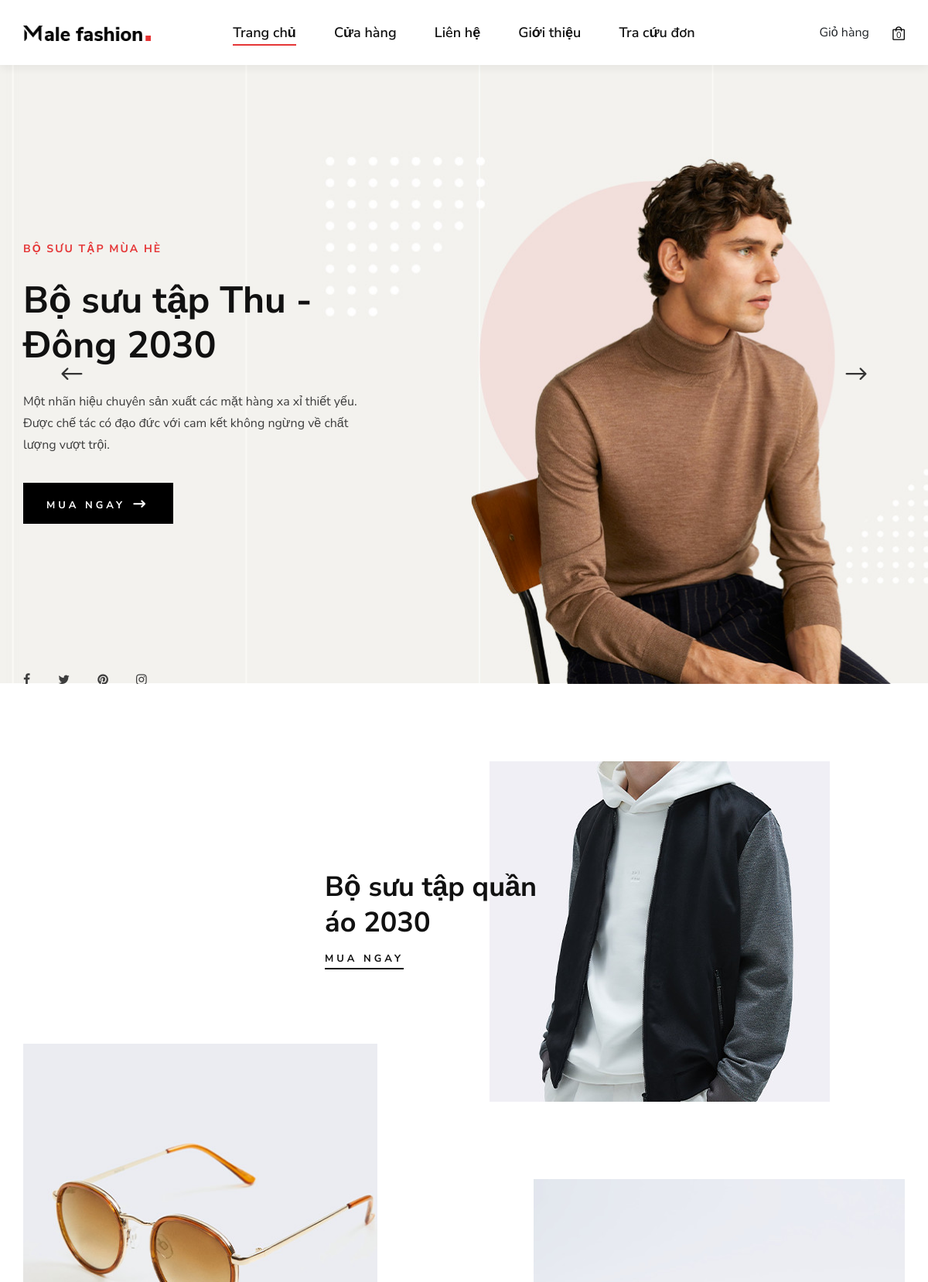
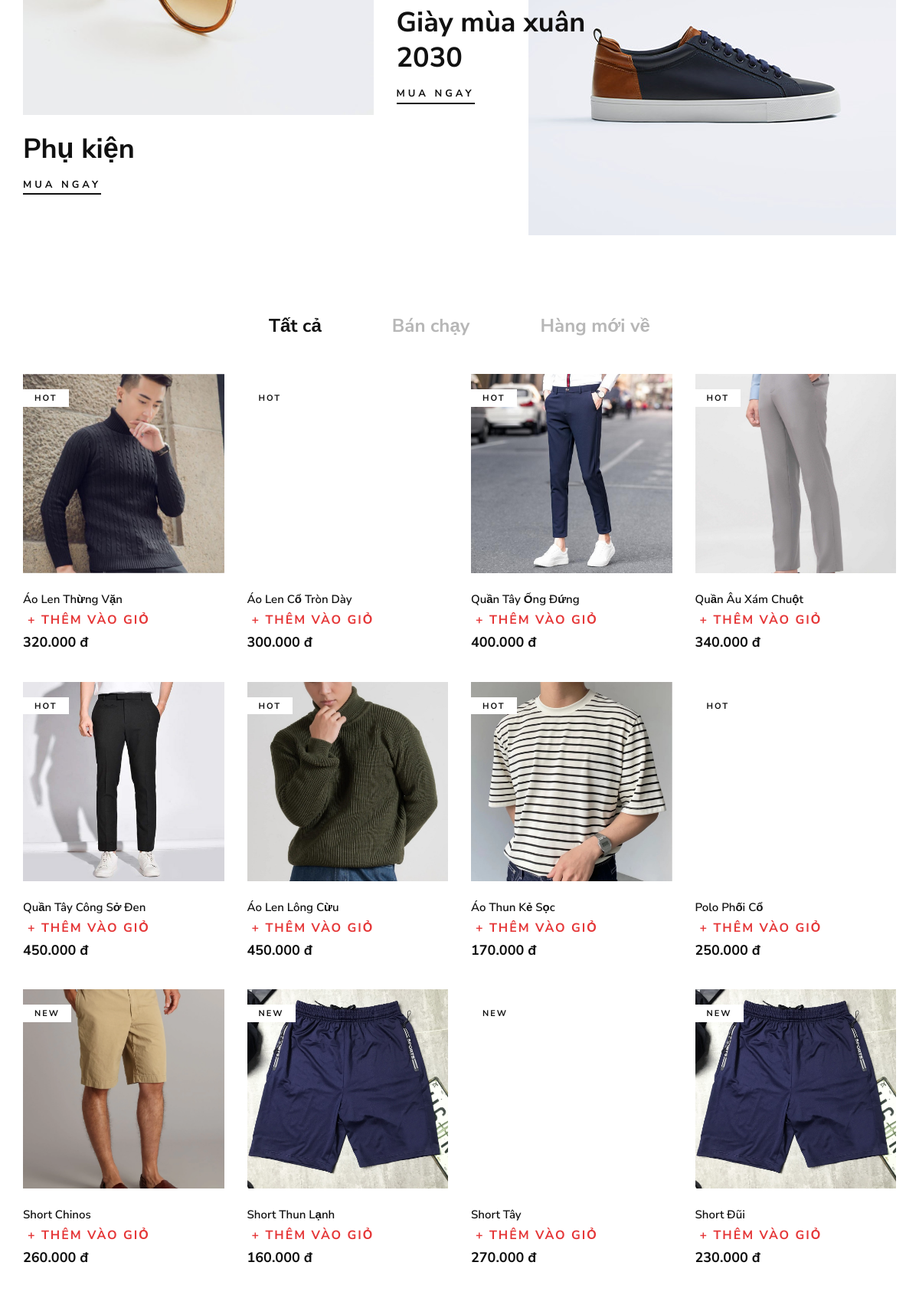
The page / (upper part) on the database its author committed (2 pictures, top to bottom).
### tables this page shows
CREATE TABLE `san_pham` (
  `id_sp` int(11) NOT NULL,
  `id_mau_sac` int(11) DEFAULT NULL,
  `id_kich_co` int(11) DEFAULT NULL,
  `hinh_anh` varchar(255) DEFAULT NULL,
  `ten_sp` varchar(100) DEFAULT NULL,
  `gia_sp` decimal(10,2) DEFAULT NULL,
  `so_luong` int(11) DEFAULT NULL,
  `loai` varchar(50) DEFAULT NULL,
  `id_danh_muc` int(11) DEFAULT NULL,
  `Mo_ta` text NOT NULL,
  `trang_thai` tinyint(4) NOT NULL DEFAULT 0,
  `luot_xem` int(11) DEFAULT 0
);

### Controller/HomeController.php (called while the page is built, shortened)
<?php
include_once "Model/UserSanpham.php";
class HomeController {
    private $userSanpham;
    public function __construct() {
        $this->userSanpham = new UserSanpham();
    }
    public function home() {
        $newProducts = $this->userSanpham->getNewArrivals();
        $bestSellerProducts = $this->userSanpham->getBestSellers();
        include "views/home.php";
    }
}
?>

### Model/pdo.php (called while the page is built, shortened)
<?php
function pdo_get_connection(){
    $dburl = "mysql:host=localhost;dbname=pro1014_uy;charset=utf8";
    $username = 'root';
    $password = '';
    $conn = new PDO($dburl, $username, $password);
    $conn->setAttribute(PDO::ATTR_ERRMODE, PDO::ERRMODE_EXCEPTION);
    return $conn;
}
function pdo_query($sql){
    $sql_args = array_slice(func_get_args(), 1);
    try{
        $conn = pdo_get_connection();
        $stmt = $conn->prepare($sql);
        $stmt->execute($sql_args);
        $rows = $stmt->fetchAll();
        return $rows;
    }
    catch(PDOException $e){
        throw $e;
    }
    finally{
        unset($conn);
    }
}

### Model/UserSanpham.php (called while the page is built, shortened)
<?php
include_once "pdo.php";
class UserSanpham {
    public function getNewArrivals() {
        $sql = "SELECT * FROM san_pham WHERE trang_thai = 1 ORDER BY id_sp DESC LIMIT 8";
        return pdo_query($sql);
    }
    public function getBestSellers() {
        $sql = "SELECT
                    sp.*,                  -- Lấy thông tin sản phẩm
                    SUM(ct.so_luong) as tong_ban -- Tính tổng số lượng đã bán
                FROM san_pham sp
                JOIN chi_tiet_hoa_don ct ON sp.id_sp = ct.id_sanpham
                WHERE sp.trang_thai = 1    -- Chỉ lấy sp đang hoạt động
                GROUP BY sp.id_sp          -- Gom nhóm theo từng sản phẩm
                ORDER BY tong_ban DESC     -- Sắp xếp cái nào bán nhiều nhất lên đầu
                LIMIT 8";
        return pdo_query($sql);
    }
}
?>

### views/home.php (the view, shortened to what this page needs)
<?php
include_once "views/layout/header.php";
?>
<section class="hero">
    <div class="hero__slider owl-carousel">
        <div class="hero__items set-bg" data-setbg="img/hero/hero-1.jpg">
            <div class="container">
                <div class="row">
                    <div class="col-xl-5 col-lg-7 col-md-8">
                        <div class="hero__text">
                            <h6>Bộ sưu tập mùa hè</h6>
                            <h2>Bộ sưu tập Thu - Đông 2030</h2>
                            <p>Một nhãn hiệu chuyên sản xuất các mặt hàng xa xỉ thiết yếu. Được chế tác có đạo đức với cam kết không ngừng về chất lượng vượt trội.</p>
                            <a href="index.php?act=shop" class="primary-btn">Mua ngay <span class="arrow_right"></span></a>
                            <div class="hero__social">
                                <a href="#"><i class="fa fa-facebook"></i></a>
                                <a href="#"><i class="fa fa-twitter"></i></a>
                                <a href="#"><i class="fa fa-pinterest"></i></a>
                                <a href="#"><i class="fa fa-instagram"></i></a>
                            </div>
                        </div>
                    </div>
                </div>
            </div>
        </div>
    </div>
</section>
<section class="banner spad">
    <div class="container">
        <div class="row">
            <div class="col-lg-7 offset-lg-4">
                <div class="banner__item">
                    <div class="banner__item__pic">
                        <img src="img/banner/banner-1.jpg" alt="">
                    </div>
                    <div class="banner__item__text">
                        <h2>Bộ sưu tập quần áo 2030</h2>
                        <a href="index.php?act=shop">Mua ngay</a>
                    </div>
                </div>
            </div>
            <div class="col-lg-5">
                <div class="banner__item banner__item--middle">
                    <div class="banner__item__pic">
                        <img src="img/banner/banner-2.jpg" alt="">
                    </div>
                    <div class="banner__item__text">
                        <h2>Phụ kiện</h2>
                        <a href="index.php?act=shop">Mua ngay</a>
                    </div>
                </div>
            </div>
            <div class="col-lg-7">
                <div class="banner__item banner__item--last">
                    <div class="banner__item__pic">
                        <img src="img/banner/banner-3.jpg" alt="">
                    </div>
                    <div class="banner__item__text">
                        <h2>Giày mùa xuân 2030</h2>
                        <a href="index.php?act=shop">Mua ngay</a>
                    </div>
                </div>
            </div>
        </div>
    </div>
</section>
<section class="product spad">
    <div class="container">
        <div class="row">
            <div class="col-lg-12">
                <ul class="filter__controls">
                    <li class="active" data-filter="*">Tất cả</li>
                    <li data-filter=".hot-sales">Bán chạy</li>
                    <li data-filter=".new-arrivals">Hàng mới về</li>
                </ul>
            </div>
        </div>
        <div class="row product__filter">
            <?php
            if (isset($bestSellerProducts) && is_array($bestSellerProducts) && count($bestSellerProducts) > 0) {
                foreach ($bestSellerProducts as $sp) {
                    extract($sp);
                    if (!empty($hinh_anh)) {
                        $hinhPath = "admin/image/" . $hinh_anh;
                    } else {
                        $hinhPath = "admin/image/default.jpg";
                    }
                    $linkDetail = "index.php?act=detail&id=" . $id_sp;
            ?>
                    <div class="col-lg-3 col-md-6 col-sm-6 col-md-6 col-sm-6 mix hot-sales">
                        <div class="product__item">
                            <div class="product__item__pic set-bg" data-setbg="<?= $hinhPath ?>"
                                 onclick="window.location.href='<?= $linkDetail ?>';"
                                 style="cursor: pointer;">
                                <span class="label">Hot</span>
                            </div>
                            <div class="product__item__text">
                                <h6><?= $ten_sp ?></h6>
                                <form action="index.php?act=add_to_cart" method="post" style="display: inline;">
                                    <button type="submit" name="add_to_cart" class="add-cart"
                                            style="border: none; background: none; color: #e53637; font-weight: 700; cursor: pointer; text-transform: uppercase; letter-spacing: 2px;">
                                        + Thêm vào giỏ
                                    </button>
                                </form>
                                <h5><?= number_format($gia_sp, 0, ',', '.') ?> đ</h5>
                            </div>
                        </div>
                    </div>
            <?php
                }
            }
            ?>
            <?php
            if (isset($newProducts) && is_array($newProducts) && count($newProducts) > 0) {
                foreach ($newProducts as $sp) {
                    extract($sp);
                    if (!empty($hinh_anh)) {
                        $hinhPath = "admin/image/" . $hinh_anh;
                    } else {
                        $hinhPath = "admin/image/default.jpg";
                    }
                    $linkDetail = "index.php?act=detail&id=" . $id_sp;
            ?>
                    <div class="col-lg-3 col-md-6 col-sm-6 col-md-6 col-sm-6 mix new-arrivals">
                        <div class="product__item">
                            <div class="product__item__pic set-bg" data-setbg="<?= $hinhPath ?>"
                                 onclick="window.location.href='<?= $linkDetail ?>';"
                                 style="cursor: pointer;">
                                <span class="label">New</span>
                            </div>
                            <div class="product__item__text">
                                <h6><?= $ten_sp ?></h6>
                                <form action="index.php?act=add_to_cart" method="post" style="display: inline;">
                                    <button type="submit" name="add_to_cart" class="add-cart"
                                            style="border: none; background: none; color: #e53637; font-weight: 700; cursor: pointer; text-transform: uppercase; letter-spacing: 2px;">
                                        + Thêm vào giỏ
                                    </button>
                                </form>
                                <h5><?= number_format($gia_sp, 0, ',', '.') ?> đ</h5>
                            </div>
                        </div>
                    </div>
            <?php
                }
            }
            ?>
        </div>
    </div>
</section>
<?php
include_once "views/layout/footer.php";
?>

### css/style.css (style rules this page uses)
html, body { height: 100%; font-family: "Nunito Sans", sans-serif; -webkit-font-smoothing: antialiased; }
h1, h2, h3, h4, h5, h6 { margin: 0; color: #111111; font-weight: 400; font-family: "Nunito Sans", sans-serif; }
h2 { font-size: 36px; }
h5 { font-size: 18px; }
h6 { font-size: 16px; }
p { font-size: 15px; font-family: "Nunito Sans", sans-serif; color: #3d3d3d; font-weight: 400; line-height: 25px; margin: 0 0 15px 0; }
img { max-width: 100%; }
ul, ol { padding: 0; margin: 0; }
.set-bg { background-repeat: no-repeat; background-size: cover; background-position: top center; }
.spad { padding-top: 100px; padding-bottom: 100px; }
.primary-btn { display: inline-block; font-size: 13px; font-weight: 700; text-transform: uppercase; padding: 14px 30px; color: #ffffff; background: #000000; letter-spacing: 4px; }
.hero__slider.owl-carousel .owl-item.active .hero__text h6 { top: 0; opacity: 1; }
.hero__slider.owl-carousel .owl-item.active .hero__text h2 { top: 0; opacity: 1; }
.hero__slider.owl-carousel .owl-item.active .hero__text p { top: 0; opacity: 1; }
.hero__slider.owl-carousel .owl-item.active .hero__text .primary-btn { top: 0; opacity: 1; }
.hero__items { height: 800px; padding-top: 230px; }
.hero__text h6 { color: #e53637; font-size: 14px; font-weight: 700; text-transform: uppercase; letter-spacing: 2px; margin-bottom: 28px; position: relative; top: 100px; opacity: 0; -webkit-transition: all, 0.3s; -o-transition: all, 0.3s; transition: all, 0.3s; }
.hero__text h2 { color: #111111; font-size: 48px; font-weight: 700; line-height: 58px; margin-bottom: 30px; position: relative; top: 100px; opacity: 0; -webkit-transition: all, 0.6s; -o-transition: all, 0.6s; transition: all, 0.6s; }
.hero__text p { font-size: 16px; line-height: 28px; margin-bottom: 35px; position: relative; top: 100px; opacity: 0; -webkit-transition: all, 0.9s; -o-transition: all, 0.9s; transition: all, 0.9s; }
.hero__text .primary-btn { position: relative; top: 100px; opacity: 0; -webkit-transition: all, 1.1s; -o-transition: all, 1.1s; transition: all, 1.1s; }
.hero__text .primary-btn span { font-size: 20px; position: relative; top: 4px; font-weight: 700; }
.hero__social { margin-top: 190px; }
.hero__social a { font-size: 16px; color: #3d3d3d; display: inline-block; margin-right: 32px; }
.hero__social a:last-child { margin-right: 0; }
.banner__item { position: relative; overflow: hidden; }
.banner__item.banner__item--middle { margin-top: -75px; }
.banner__item.banner__item--middle .banner__item__pic { float: none; }
.banner__item.banner__item--middle .banner__item__text { position: relative; top: 0; left: 0; max-width: 100%; padding-top: 22px; }
.banner__item.banner__item--last { margin-top: 100px; }
.banner__item__pic { float: right; }
.banner__item__text { max-width: 300px; position: absolute; left: 0; top: 140px; }
.banner__item__text h2 { color: #111111; font-weight: 700; line-height: 46px; margin-bottom: 10px; }
.banner__item__text a { display: inline-block; color: #111111; font-size: 13px; font-weight: 700; letter-spacing: 4px; text-transform: uppercase; padding: 3px 0; position: relative; }
.banner__item__text a:after { position: absolute; left: 0; bottom: 0; width: 100%; height: 2px; background: #111111; content: ""; -webkit-transition: all, 0.3s; -o-transition: all, 0.3s; transition: all, 0.3s; }
.product { padding-top: 0; padding-bottom: 60px; }
.filter__controls { text-align: center; margin-bottom: 45px; }
.filter__controls li { color: #b7b7b7; font-size: 24px; font-weight: 700; list-style: none; display: inline-block; margin-right: 88px; cursor: pointer; }
.filter__controls li:last-child { margin-right: 0; }
.filter__controls li.active { color: #111111; }
.product__item { overflow: hidden; margin-bottom: 40px; }
.product__item__pic { height: 260px; position: relative; background-position: center center; }
.product__item__pic .label { color: #111111; font-size: 11px; font-weight: 700; letter-spacing: 2px; text-transform: uppercase; display: inline-block; padding: 4px 15px 2px; background: #ffffff; position: absolute; left: 0; top: 20px; }
.product__item__text { padding-top: 25px; position: relative; }
.product__item__text h6 { color: #111111; font-size: 15px; font-weight: 600; margin-bottom: 5px; -webkit-transition: all, 0.3s; -o-transition: all, 0.3s; transition: all, 0.3s; }
.product__item__text h5 { color: #0d0d0d; font-weight: 700; }
@media only screen and (min-width: 1200px) { .container { max-width: 1170px; } }

### rows shown on the page
san_pham: shows a picture, ten_sp "Áo Len Thừng Vặn", gia_sp "320.000"
san_pham: ten_sp "Áo Len Cổ Tròn Dày", gia_sp "300.000"
san_pham: shows a picture, ten_sp "Quần Tây Ống Đứng", gia_sp "400.000"
san_pham: shows a picture, ten_sp "Quần Âu Xám Chuột", gia_sp "340.000"
san_pham: shows a picture, ten_sp "Quần Tây Công Sở Đen", gia_sp "450.000"
san_pham: shows a picture, ten_sp "Áo Len Lông Cừu", gia_sp "450.000"
san_pham: shows a picture, ten_sp "Áo Thun Kẻ Sọc", gia_sp "170.000"
san_pham: ten_sp "Polo Phối Cổ", gia_sp "250.000"
san_pham: shows a picture, ten_sp "Short Chinos", gia_sp "260.000"
san_pham: ten_sp "Short Thun Lạnh", gia_sp "160.000"
san_pham: ten_sp "Short Tây", gia_sp "270.000"
san_pham: ten_sp "Short Đũi", gia_sp "230.000"

### other values the page prints
count($_SESSION['cart']) "0"
